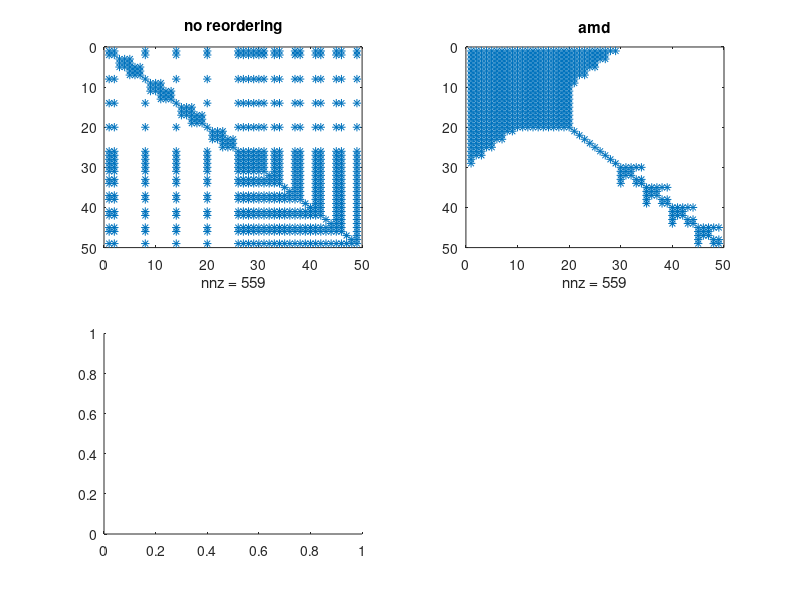

Write MATLAB code to recreate this figure. (Note: this script raises an error after producing the figure.)
clc
clear

load struct_vardubins.mat
B = pz.expMat;

A = B*B';

figure(1)
clf
subplot(2,2,1)
spy(A)
title('no reordering')


subplot(2,2,2)
p = amd(A);
p = p(end:-1:1);
spy(A(p,p))
title('amd')


subplot(2,2,3)
p = dissect(A);
spy(A(p,p))
title('dissect')



subplot(2,2,4)
p = symrcm(A);
spy(A(p,p))
title('symrcm')